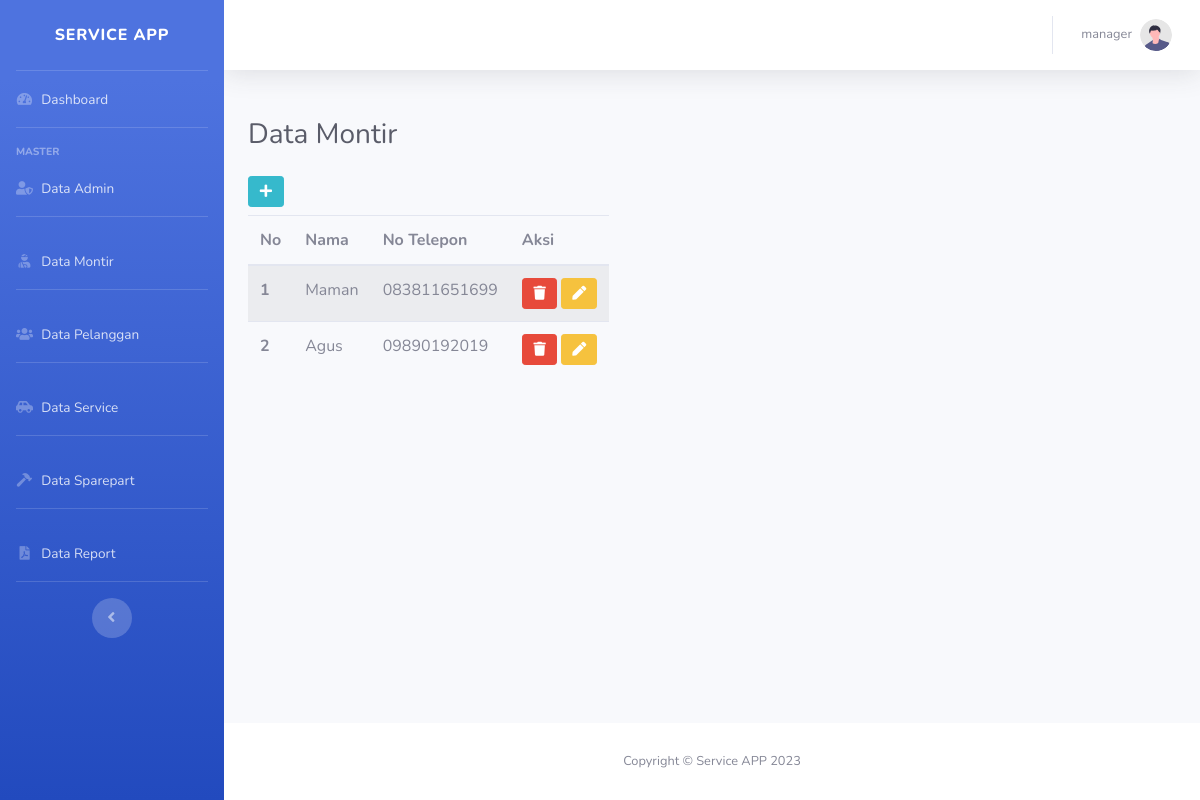
Page /master/showMontir.php (signed in) on the committed database.
### tables this page shows
CREATE TABLE `montir` (
  `id_montir` int(11) NOT NULL,
  `nama` varchar(100) NOT NULL,
  `no_telepon` varchar(14) NOT NULL
);

### library/modul.php (called while the page is built, shortened)
<?php
    $connect = mysqli_connect('localhost', 'root', '', 'db_service') or die(mysqli_error($connect));
    function query($query)
    {
        global $connect;
        $returnQuery = mysqli_query($connect, $query);
        $temp = [];
        while ($line = mysqli_fetch_assoc($returnQuery)) {
            $temp[] = $line;
        }
        return $temp;
    }
?>

### master/showMontir.php (the view, shortened to what this page needs)
<?php
    include_once('../library/modul.php');
    $montirs = query("SELECT * FROM montir");
?>
<!DOCTYPE html>
<html lang="en">
<head>
    <?php include_once('../library/header.php'); ?>
</head>
<body id="page-top">
    <div id="wrapper">
            <?php include_once('../library/sidebar.php') ?>
        <div id="content-wrapper" class="d-flex flex-column">
            <div id="content">
                    <?php include_once('../library/topbar.php') ?>
                <div class="container-fluid">
                    <h3 class="text-dark mt-5 mb-4">Data Montir</h3>
                    <div class="row">
                        <div class="col-lg-6">
                            <div class="mb-2">
                                <a href="addNewMontir.php" class="btn btn-sm btn-info"><i class="fas fa-fw fa-plus"></i></a>
                            </div>
                            <table class="table table-striped table-responsive">
                                <thead>
                                    <tr>
                                        <th scope="col">No</th>
                                        <th scope="col">Nama</th>
                                        <th scope="col">No Telepon</th>
                                        <th scope="col">Aksi</th>
                                    </tr>
                                </thead>
                                <tbody>
                                    <?php $i = 1; ?>
                                    <?php foreach($montirs as $montir ) : ?>
                                        <tr>
                                            <th scope="row"><?=$i++?></th>
                                            <td><?=$montir['nama'];?></td>
                                            <td><?=$montir['no_telepon'];?></td>
                                            <td>
                                                <a href="deleteMontir.php?id=<?=$montir['id_montir']?>" class="btn btn-sm btn-danger"><i class="fas fa-fw fa-trash"></i></a>
                                                <a href="updateMontir.php?id=<?=$montir['id_montir']?>" class="btn btn-sm btn-warning"><i class="fas fa-fw fa-pen"></i></a>
                                            </td>
                                        </tr>
                                    <?php endforeach;?>
                                </tbody>
                            </table>
                        </div>
                    </div>
                </div>
            </div>
    <?php include_once('../library/footer.php') ?>
</body>
</html>

### rows in the picture
montir: nama "Maman", no_telepon "083811651699"
montir: nama "Agus", no_telepon "09890192019"

### other values in the picture
$_SESSION['akun']['username'] "manager"
